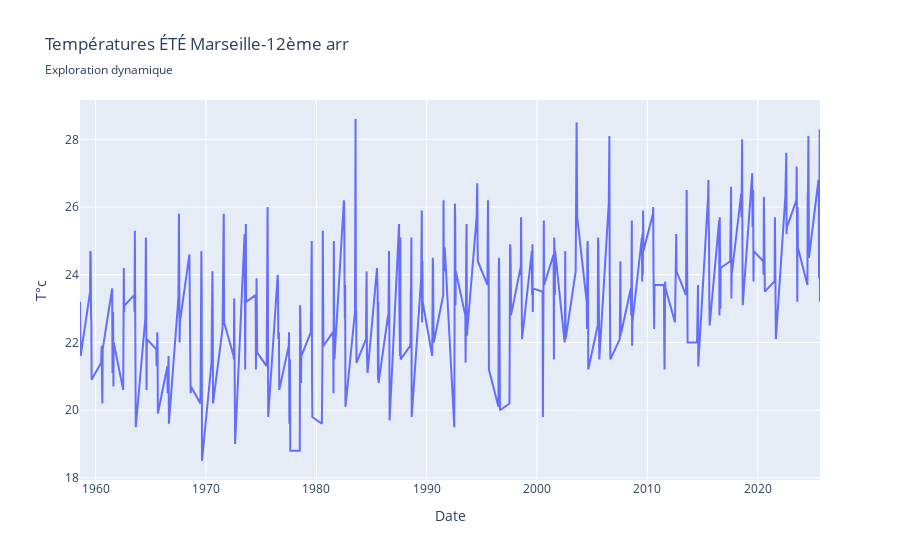

Notebook cell for this chart:
### Code cell
''' Visualiation des temperatures d'été uniquement '''
fig = px.line( x=temps_estivales_serie.index, y=temps_estivales_serie,
              title="Températures ÉTÉ Marseille-12ème arr", subtitle = "Exploration dynamique",
              labels={"x":"Date ","y":"T°c "}              
             )
fig.show()

### Figure 1 — Plotly figure (JSON) as saved in the notebook; plotly's stock layout.template omitted (floating-point values rounded to 4 significant figures; data arrays with more than 128 entries replaced by an {"elided": "..."} marker saying what was removed)
{"data": [{"hovertemplate": "Date =%{x}<br>T°c =%{y}<extra></extra>", "legendgroup": "", "line": {"color": "#636efa", "dash": "solid"}, "marker": {"symbol": "circle"}, "mode": "lines", "name": "", "orientation": "v", "showlegend": false, "type": "scatter", "x": {"elided": "405 str values"}, "xaxis": "x", "y": {"elided": "405 float values"}, "yaxis": "y"}], "layout": {"legend": {"tracegroupgap": 0}, "title": {"subtitle": {"text": "Exploration dynamique"}, "text": "Températures ÉTÉ Marseille-12ème arr"}, "xaxis": {"anchor": "y", "domain": [0, 1], "title": {"text": "Date "}}, "yaxis": {"anchor": "x", "domain": [0, 1], "title": {"text": "T°c "}}}}
